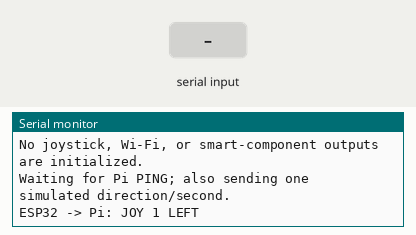
This sketch was run on a simulated ESP32. On the bench: the last lines printed to the serial monitor. The test bench sets the inputs (shaded band).

Above: at 1.7 s.
1.8 s: "90,45\n" received over the second serial link
At 2.4 s:
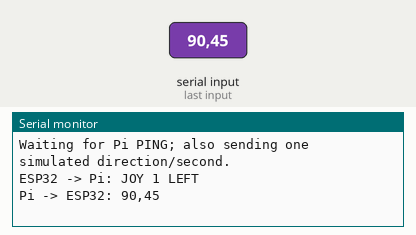
4.0 s: "1\n" received over the second serial link
At 4.4 s:
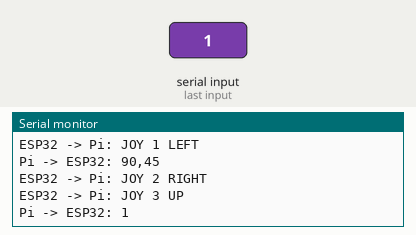
6.0 s: "PING 90 a\n" received over the second serial link
At 6.4 s:
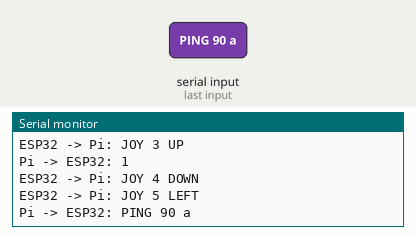

Measured:
- after the input at 1.8 s, the serial monitor: prints a new line at once (image 1)
- after the input at 4.0 s, the serial monitor: prints a new line at once (image 2)
- after the input at 6.0 s, the serial monitor: prints a new line at once (image 3)

The sketch:

uart_pi_test.ino
```cpp
#include <Arduino.h>
#include <stdio.h>
#include <string.h>

// Standalone classic ESP32 test. GPIO16/17 are SDA lines in the full project:
// disconnect that hardware before running this temporary UART pin mapping.
constexpr int PI_RX = 16; // RX2: receives from Pi TX (physical pin 8).
constexpr int PI_TX = 17; // TX2: sends to Pi RX (physical pin 10).
constexpr uint32_t BAUD = 115200;
HardwareSerial piLink(2);

char line[96];
size_t lineLength = 0;
bool discardLine = false;
uint32_t lastEventAt = 0;
unsigned long eventId = 0;
const char* directions[] = {"LEFT", "RIGHT", "UP", "DOWN"};

void handleLine(const char* message) {
  Serial.printf("Pi -> ESP32: %s\n", message);
  unsigned long id;
  char extra;
  if (sscanf(message, "PING %lu %c", &id, &extra) == 1) {
    piLink.printf("PONG %lu\n", id);
    Serial.printf("ESP32 -> Pi: PONG %lu\n", id);
  } else if (sscanf(message, "ACK %lu %c", &id, &extra) == 1) {
    Serial.printf("Pi acknowledged simulated joystick event %lu\n", id);
  } else {
    piLink.println("ERR UNKNOWN_COMMAND");
  }
}

void setup() {
  Serial.begin(115200); // USB debug monitor; separate from the Pi UART.
  piLink.begin(BAUD, SERIAL_8N1, PI_RX, PI_TX);
  delay(500);
  Serial.println("UART-only demo: RX2=GPIO16, TX2=GPIO17, 115200 8N1.");
  Serial.println("No joystick, Wi-Fi, or smart-component outputs are initialized.");
  Serial.println("Waiting for Pi PING; also sending one simulated direction/second.");
  lastEventAt = millis();
}

void loop() {
  // Limit receive work so a stream without newlines cannot stall the demo.
  for (int count = 0; count < 128 && piLink.available(); ++count) {
    const char ch = static_cast<char>(piLink.read());
    if (ch == '\r') continue;
    if (ch == '\n') {
      if (!discardLine && lineLength) {
        line[lineLength] = '\0';
        handleLine(line);
      }
      lineLength = 0;
      discardLine = false;
    } else if (!discardLine) {
      if (ch < 32 || ch > 126 || lineLength >= sizeof(line) - 1) {
        discardLine = true;
        lineLength = 0;
        Serial.println("Discarding invalid/overlong UART line until newline.");
      } else {
        line[lineLength++] = ch;
      }
    }
  }

  const uint32_t now = millis();
  if (now - lastEventAt >= 1000) {
    lastEventAt = now;
    const char* direction = directions[eventId % 4];
    ++eventId;
    piLink.printf("JOY %lu %s\n", eventId, direction);
    Serial.printf("ESP32 -> Pi: JOY %lu %s\n", eventId, direction);
  }
  delay(1);
}
```
